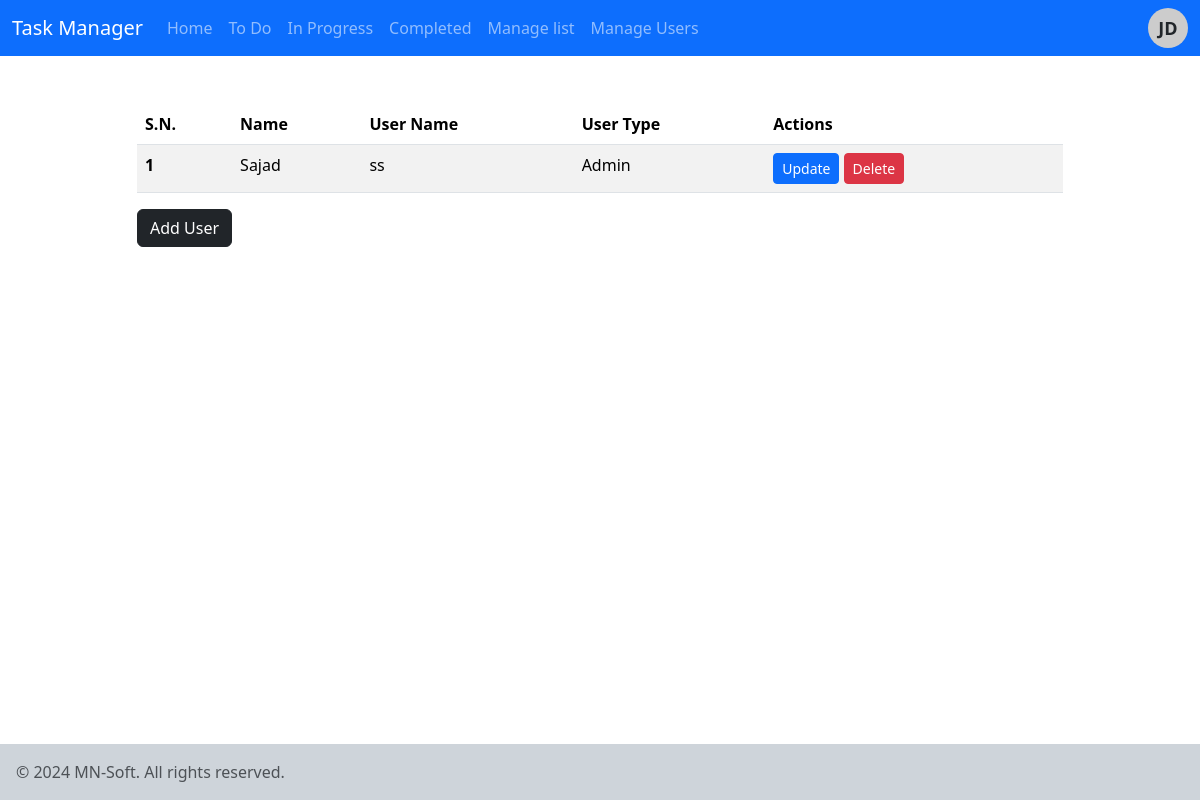
The page /manage-user.php (signed in) on the database its author committed.
### tables this page shows
CREATE TABLE `tbl_lists` (
  `list_id` int(10) UNSIGNED NOT NULL,
  `list_name` varchar(50) NOT NULL,
  `list_description` varchar(150) DEFAULT NULL
);

CREATE TABLE `users` (
  `id` int(11) NOT NULL,
  `name` varchar(100) NOT NULL,
  `username` varchar(100) NOT NULL,
  `password` varchar(255) NOT NULL,
  `avatar` text DEFAULT NULL,
  `role` tinyint(1) NOT NULL
);

### config/functions.php (called while the page is built, shortened)
<?php
function view($name, $model = "not_found")
{
    require_once(APP_PATH."views/layout.view.php");
}

### manage-user.php (called while the page is built, shortened)
<?php
view("manage-user");
?>

### views/layout.view.php (the view, shortened to what this page needs)
<!DOCTYPE html>
<html lang="en">
<head>
    <link href="https://cdn.jsdelivr.net/npm/bootstrap@5.3.3/dist/css/bootstrap.min.css" rel="stylesheet">
</head>
<body>
    <nav class="navbar navbar-expand-lg navbar bg-primary" data-bs-theme="dark">
        <div class="container-fluid">
            <a class="navbar-brand" href="#">Task Manager</a>
            <div class="collapse navbar-collapse" id="navbarSupportedContent">
                <ul class="navbar-nav me-auto mb-2 mb-lg-0">
                    <li class="nav-item <?= ($_SERVER['PHP_SELF'] == '/index.php') ? 'active' : ''; ?>">
                        <a class="nav-link" aria-current="page" href="index.php">Home</a>
                    </li>
                    <?php
                    $conn2 = mysqli_connect(LOCALHOST, DB_USERNAME, DB_PASSWORD) or die(mysqli_error());
                    $sql2 = "SELECT * FROM tbl_lists";
                    $res2 = mysqli_query($conn2, $sql2);
                    if ($res2) {
                        while ($row2 = mysqli_fetch_assoc($res2)) {
                            $list_id = $row2['list_id'];
                            $list_name = $row2['list_name'];
                            $active_class = ($_SERVER['PHP_SELF'] == "/list-task.php?list_id=$list_id") ? 'active' : '';
                    ?>
                            <li class="nav-item <?= $active_class; ?>">
                                <a class="nav-link" href="<?= SITEURL; ?>list-task.php?list_id=<?= $list_id; ?>"><?= $list_name; ?></a>
                            </li>
                    <?php
                        }
                    }
                    ?>
                    <li class="nav-item <?= ($_SERVER['PHP_SELF'] == '/manage-list.php') ? 'active' : ''; ?>">
                        <a class="nav-link" href="manage-list.php">Manage list</a>
                    </li>
                    <li class="nav-item <?= ($_SERVER['PHP_SELF'] == '/manage-user.php') ? 'active' : ''; ?>">
                        <a class="nav-link" href="manage-user.php">Manage Users</a>
                    </li>
                </ul>
                <div class="dropdown ">
                    <div class="user-avatar">JD</div>
                </div>
            </div>
        </div>
    </nav>
    <div class="mb-5 pb-3">
        <?php require_once("$name.view.php"); ?>
    </div>
    <footer class="fixed-bottom p-3 bg-dark-subtle">
        <span class="text-muted">&copy; 2024 MN-Soft. All rights reserved.</span>
    </footer>
</body>
</html>

### views/manage-user.view.php (shortened to what this page needs)
<div class="all-lists">
    <div class="all-task">
        <div class="container">
            <div class="row justify-content-center mt-5">
                <div class="col-md-10">
                    <table class="table table-striped table-hover">
                        <thead>
                            <th>S.N.</th>
                            <th>Name</th>
                            <th>User Name</th>
                            <th>User Type</th>
                            <th >Actions</th>
                        </thead>
                        <?php
                        $conn = mysqli_connect(LOCALHOST, DB_USERNAME, DB_PASSWORD) or die(mysqli_error());
                        $loggedin_username = $_SESSION['username'];
                        $sql = "SELECT * FROM users where username != '$loggedin_username'";
                        $res = mysqli_query($conn, $sql);
                        if ($res == true) {
                            $count_rows = mysqli_num_rows($res);
                            $sn = 1;
                            if ($count_rows > 0) {
                                while ($row = mysqli_fetch_assoc($res)) {
                                    $id = $row['id'];
                                    $name = $row['name'];
                                    $username = $row['username'];
                                    $role = $row['role'];
                        ?>
                                    <tr>
                                        <th><?= $sn++; ?> </th>
                                        <td><?= $name; ?></td>
                                        <td><?= $username; ?></td>
                                        <td><?= ($role == 1) ? 'Admin' : 'Staff'; ?></td>
                                        <td>
                                            <a href="<?= SITEURL; ?>update-user.php?id=<?= $id; ?>"><button class="btn btn-primary btn-sm">Update</button></a>
                                            <a href="<?= SITEURL; ?>delete-user.php?id=<?= $id; ?>"><button class="btn btn-danger btn-sm">Delete</button></a>
                                        </td>
                                    </tr>
                                <?php
                                }
                            } else {
                                ?>
                                <tr>
                                    <td colspan="3">No List Added Yet.</td>
                                </tr>
                        <?php
                            }
                        }
                        ?>
                    </table>
                    <a href="<?= SITEURL; ?>add-user.php"> <button class="btn btn-dark">Add User</button></a>
                </div>
            </div>
        </div>
    </div>
</div>

### views/layout.view.php (style rules this page uses)
.user-avatar { position: relative; width: 40px; height: 40px; border-radius: 50%; background-color: #ccc; display: flex; justify-content: center; align-items: center; font-size: 18px; font-weight: bold; }

### rows shown on the page
tbl_lists: list_name "To Do"
tbl_lists: list_name "In Progress"
tbl_lists: list_name "Completed"
users: name "Sajad", username "ss", role "Admin"
